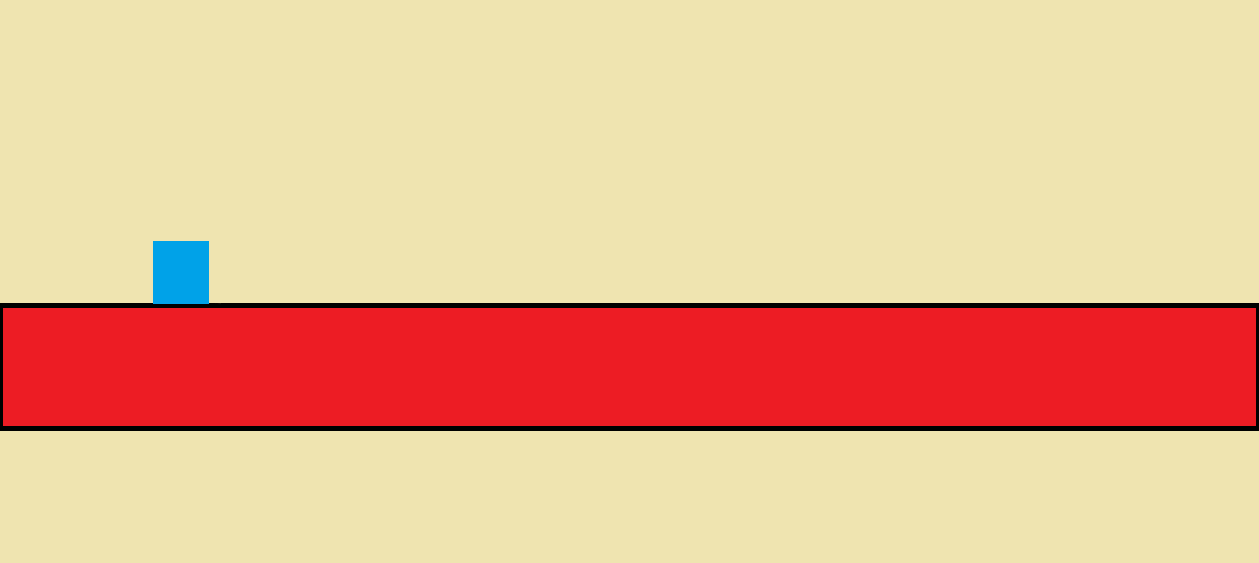

The image is a tile-based game level rendered from a .tmx file. Its description and source (layers, tilesets, objects; grid data summarised) follow:
An orthogonal 1x1 tile map with 1259x563 px tiles, 1 tile layer (Tile Layer 1), 3 tilesets and 6 objects.

<map version="1.0" tiledversion="1.0.3" orientation="orthogonal" renderorder="right-down" width="1" height="1" tilewidth="1259" tileheight="563" nextobjectid="16">
 <tileset firstgid="1" name="TestMap" tilewidth="1259" tileheight="563" tilecount="1" columns="1">
  <image source="TestMap.png" width="1259" height="563" />
 </tileset>
 <tileset firstgid="2" name="Player" tilewidth="37" tileheight="50" tilecount="1" columns="1">
  <image source="demo_tmx/Player.png" width="37" height="50" />
 </tileset>
 <tileset firstgid="3" name="Jafar" tilewidth="64" tileheight="71" tilecount="1" columns="1">
  <image source="demo_tmx/Jafar.png" width="64" height="71" />
 </tileset>
 <layer name="Tile Layer 1" width="1" height="1">
  <data>[1 cells, 1 non-empty, 1 distinct tile ids]</data>
 </layer>
 <objectgroup name="Player">
  <object id="1" gid="2" x="167" y="126" width="37" height="50" />
 </objectgroup>
 <objectgroup name="Wall">
  <object id="14" x="-22" y="8" width="22" height="418" />
  <object id="15" x="1256" y="0" width="18" height="426" />
 </objectgroup>
 <objectgroup name="Jafar">
  <object id="8" gid="3" x="761" y="305" width="64" height="71" />
 </objectgroup>
 <objectgroup name="Ground">
  <object id="2" x="2" y="301.591" width="1258" height="126.409" />
  <object id="6" x="152" y="239" width="56.25" height="65" />
 </objectgroup>
</map>
